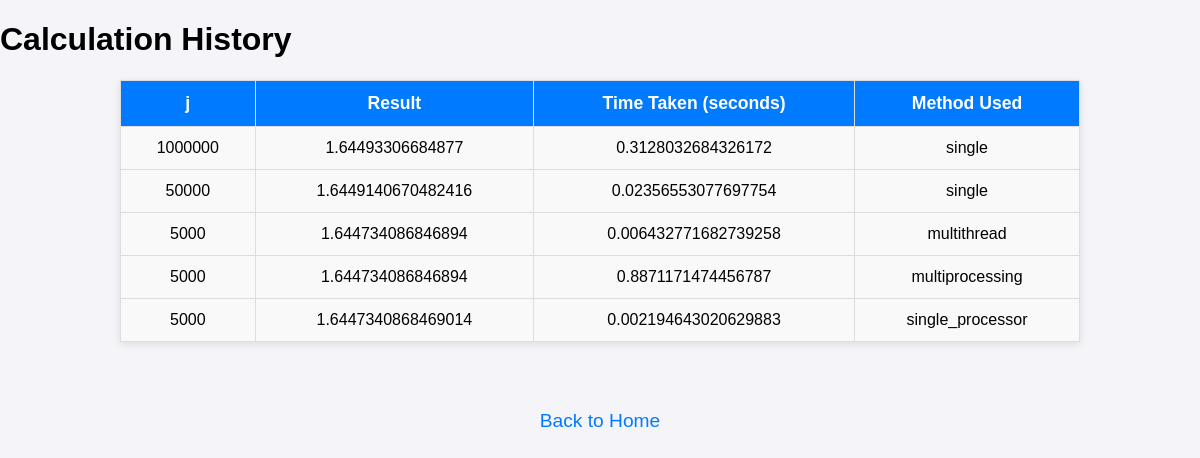
The app's page /output, older data.
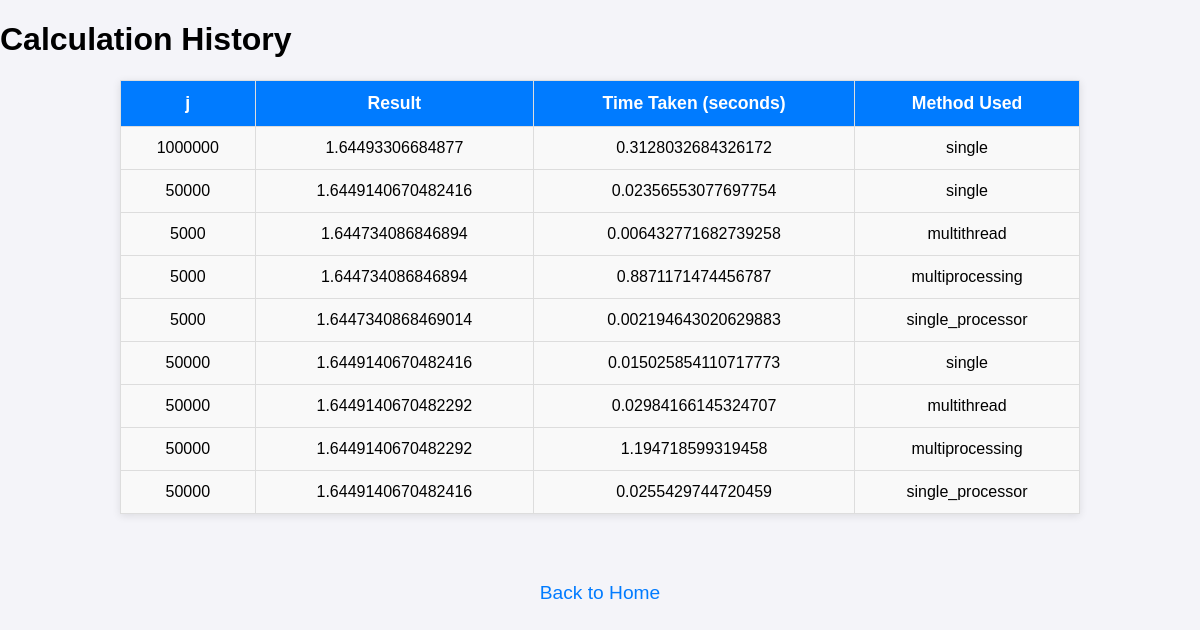
The same page, newer data.
### tables this page shows
CREATE TABLE calculations (
                id INTEGER PRIMARY KEY AUTOINCREMENT,
                j INTEGER NOT NULL,
                result REAL NOT NULL,
                time_taken REAL NOT NULL,
                method TEXT NOT NULL
            );

### app.py (the view)
@app.route('/output')
def output():
    calculations = get_all_calculations()
    return render_template('output.html', calculations=calculations)

### app.py (called while the page is built)
def get_all_calculations():
    with sqlite3.connect('database.db') as conn:
        cursor = conn.cursor()
        cursor.execute('SELECT * FROM calculations')
        calculations = cursor.fetchall()
    return calculations

### templates/output.html (shortened to what this page needs)
<!DOCTYPE html>
<html lang="en">
  <head>
    <link
      rel="stylesheet"
      href="{{ url_for('static', filename='styless.css') }}"
    />
  </head>
  <body>
    <h1>Calculation History</h1>
    <table border="1">
      <thead>
        <tr>
          <th>j</th>
          <th>Result</th>
          <th>Time Taken (seconds)</th>
          <th>Method Used</th>
        </tr>
      </thead>
      <tbody>
        {% for calculation in calculations %}
        <tr>
          <td>{{ calculation[1] }}</td>
          <td>{{ calculation[2] }}</td>
          <td>{{ calculation[3] }}</td>
          <td>{{ calculation[4] }}</td>
        </tr>
        {% endfor %}
      </tbody>
    </table>
    <br />
    <a href="{{ url_for('index') }}">Back to Home</a>
  </body>
</html>

### static/styless.css (style rules this page uses)
body { font-family: Arial, sans-serif; background-color: #f4f4f9; margin: 0; padding: 0; }
a { display: block; text-align: center; font-size: 1.2em; margin-top: 30px; color: #007bff; text-decoration: none; }
table { width: 80%; margin: 20px auto; border-collapse: collapse; background-color: white; box-shadow: 0 2px 8px rgba(0, 0, 0, 0.1); }
th, td { padding: 12px; text-align: center; border: 1px solid #ddd; }
th { background-color: #007bff; color: white; font-size: 1.1em; }
td { background-color: #f9f9f9; }

Row changes from the older to the newer data that the page shows:
added calculations: j "50000", result "1.6449140670482416", time_taken "0.015025854110717773", method "single"
added calculations: j "50000", result "1.6449140670482292", time_taken "0.02984166145324707", method "multithread"
added calculations: j "50000", result "1.6449140670482292", time_taken "1.194718599319458", method "multiprocessing"
added calculations: j "50000", result "1.6449140670482416", time_taken "0.0255429744720459", method "single_processor"
